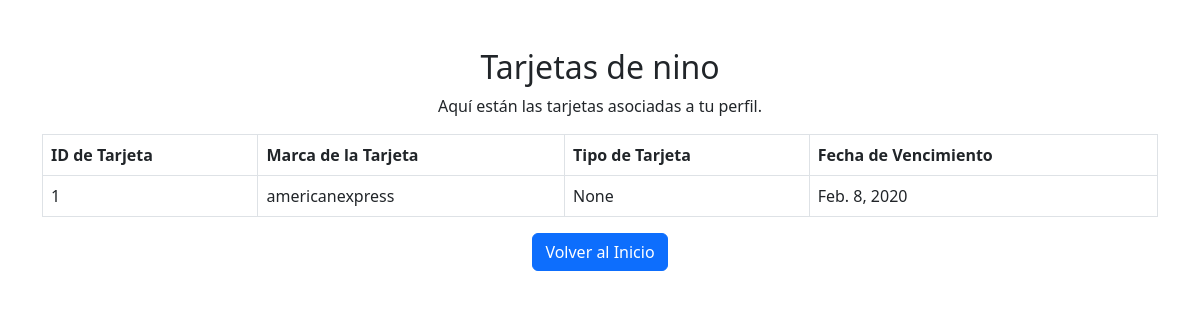
The app's page /tarjetas/mis_tarjetas/ (signed in), older data.
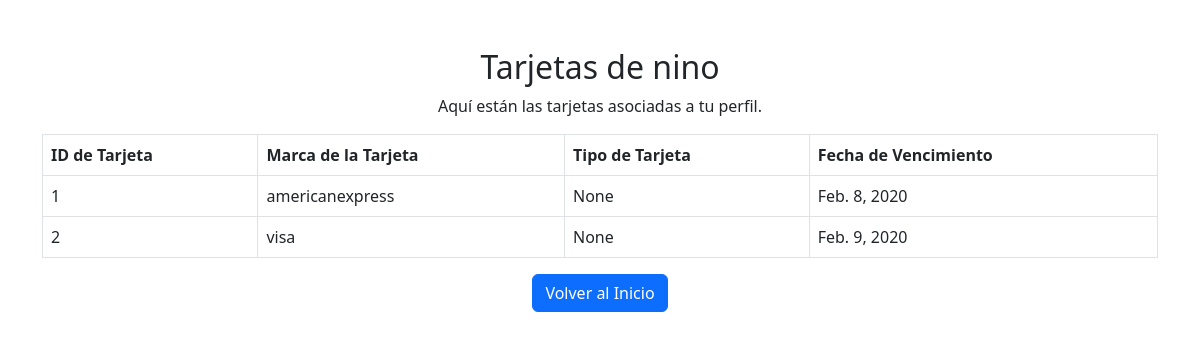
The same page, newer data.
### tarjetas/models.py (models this page shows, shortened)
class Card(models.Model):
    card_id = models.AutoField(primary_key=True)
    card_number = models.CharField(max_length=20)
    card_cvv = models.IntegerField()
    card_grand_date = models.DateField(null=True, blank=True)
    card_expire_date = models.DateField(null=True, blank=True)
    card_type = models.CharField(max_length=25, null=True, blank=True)
    fk_card_brand = models.ForeignKey(CardBrand, on_delete=models.CASCADE, db_column='fk_card_brand_id')
    fk_card_customer = models.ForeignKey(Customer, on_delete=models.CASCADE, db_column='fk_card_customer_id')
    class Meta:
        db_table = 'Card'

class CardBrand(models.Model):
    card_brand_id = models.AutoField(primary_key=True)
    card_brand_name = models.CharField(max_length=50)
    class Meta:
        db_table = 'CardBrand'

### tarjetas/views.py (the view)
# urls.py: path('mis_tarjetas/', views.client_cards, name='client_cards'),
@login_required
def client_cards(request):
    customer = Customer.objects.get(user=request.user)
    targetas = Card.objects.filter(fk_card_customer=customer)
    return render(request, 'mis_targetas.html', {'cards': targetas})

### tarjetas/templates/mis_targetas.html (shortened to what this page needs)
<!DOCTYPE html>
<html lang="es">
<head>
    <link href="https://cdn.jsdelivr.net/npm/bootstrap@5.3.0/dist/css/bootstrap.min.css" rel="stylesheet">
</head>
<body>
<div class="container mt-5">
    <h2 class="text-center">Tarjetas de {{ user.username }}</h2>
    <p class="text-center">Aquí están las tarjetas asociadas a tu perfil.</p>
    <div class="table-responsive">
        <table class="table table-bordered">
            <thead>
                <tr>
                    <th>ID de Tarjeta</th>
                    <th>Marca de la Tarjeta</th>
                    <th>Tipo de Tarjeta</th>
                    <th>Fecha de Vencimiento</th>
                </tr>
            </thead>
            <tbody>
                {% for card in cards %}
                    <tr>
                        <td>{{ card.card_id }}</td>
                        <td>{{ card.fk_card_brand.card_brand_name }}</td>
                        <td>{{ card.card_type }}</td>
                        <td>{{ card.card_expire_date }}</td>
                    </tr>
                {% empty %}
                    <tr>
                        <td colspan="4" class="text-center">No tienes tarjetas asociadas.</td>
                    </tr>
                {% endfor %}
            </tbody>
        </table>
    </div>
    <div class="card-footer text-center">
        <a href="{% url 'home' %}" class="btn btn-primary">Volver al Inicio</a>
    </div>
</div>
</body>
</html>

Row changes from the older to the newer data that the page shows:
added Card: card_id "2", fk_card_brand.card_brand_name "visa", card_type "None", card_expire_date "Feb. 9, 2020"
